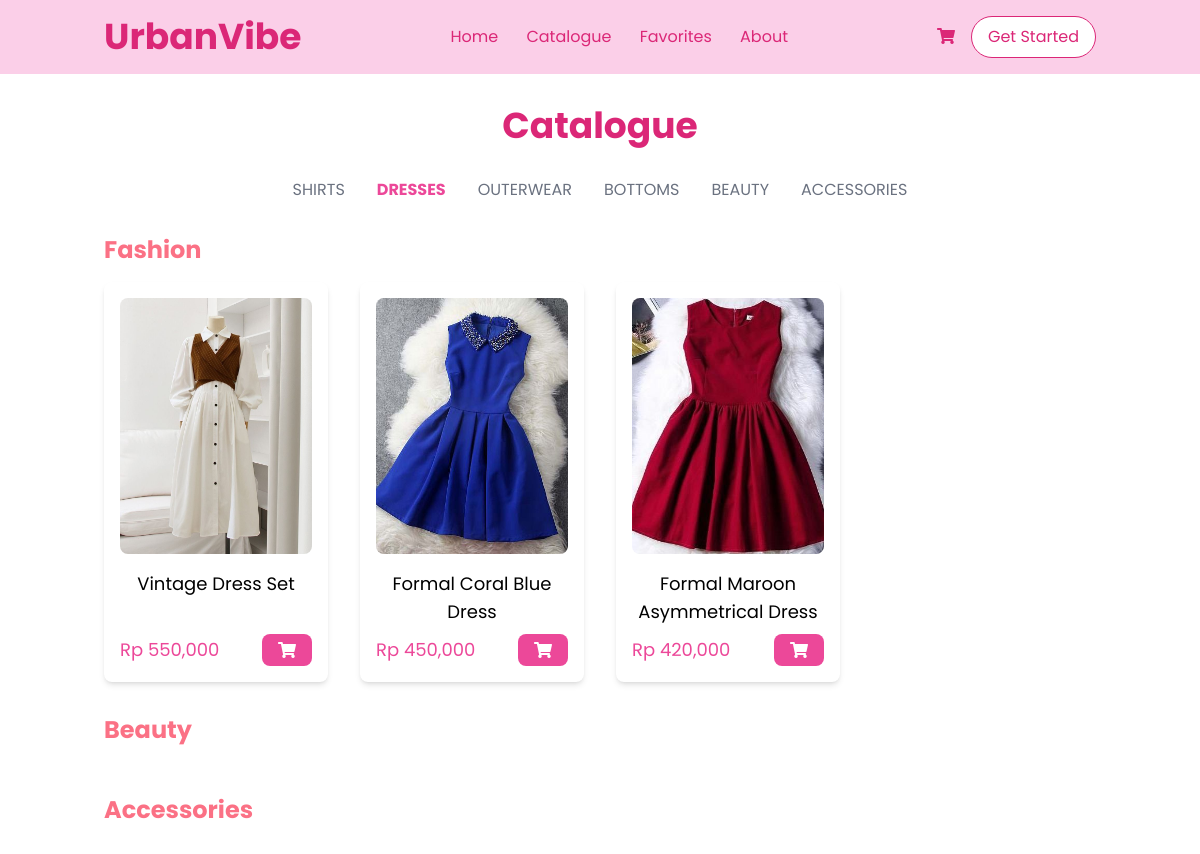
Screenshot of /catalogue/?category=fashion&subcategory=Dress with the database file from the repository.
### WebPage/models.py (models this page shows, shortened)
class Product(models.Model):
    product_id = models.AutoField(primary_key=True)
    name = models.CharField(max_length=255)
    description = models.TextField()
    price = models.PositiveIntegerField()
    stock = models.PositiveIntegerField()
    class Meta:
        abstract = True

class Fashion(Product):
    sub_category = models.CharField(max_length=20, choices=FashionSubCategory.choices)
    color = MultiSelectField(choices=COLOR_CHOICES, max_length=100)  # Allows multiple colors
    size = MultiSelectField(choices=SIZE_CHOICES, max_length=50)  # Allows multiple sizes
    fashion_type = models.CharField(max_length=15, null=True, blank=True, choices=FashionType.choices)

class ProductImage(models.Model):
    fashion = models.ForeignKey(Fashion, on_delete=models.CASCADE, related_name='images', null=True, blank=True)
    beauty = models.ForeignKey(Beauty, on_delete=models.CASCADE, related_name='images', null=True, blank=True)
    accessories = models.ForeignKey(Accessories, on_delete=models.CASCADE, related_name='images', null=True, blank=True)
    image = models.ImageField(upload_to='product_images/')

### WebPage/views.py (the view)
# urls.py: path('catalogue/', views.catalogue, name='catalogue'),
def catalogue(request):
    category = request.GET.get('category', None)  # Get category from URL query
    subcategory = request.GET.get('subcategory', None)  # Get subcategory from URL query
    if category == "fashion":
        if subcategory:
            fashion_products = Fashion.objects.filter(sub_category=subcategory)
        else:
            fashion_products = Fashion.objects.all()
        beauty_products = []
        accessories_products = []
    elif category == "beauty":
        fashion_products = []
        beauty_products = Beauty.objects.all()
        accessories_products = []
    elif category == "accessories":
        fashion_products = []
        beauty_products = []
        accessories_products = Accessories.objects.all()
    else:
        fashion_products = Fashion.objects.all()
        beauty_products = Beauty.objects.all()
        accessories_products = Accessories.objects.all()
    return render(request, "WebPage/catalogue.html", {
        "fashion_products": fashion_products,
        "beauty_products": beauty_products,
        "accessories_products": accessories_products,
    })

### templates/WebPage/catalogue.html (shortened to what this page needs)
{% extends 'base.html' %}
{% load static %}
{% load humanize %}
{% block content %}
<div class="container mx-auto px-4 py-8">
    <h1 class="text-4xl font-bold text-center text-pink-600 mb-8"><a href={% url 'catalogue' %}>Catalogue</a></h1>
<div class="flex justify-center space-x-8 mb-8">
    <a class="{% if request.GET.category == 'fashion' and request.GET.subcategory == 'Shirt' %}text-pink-500 font-bold{% else %}text-gray-500{% endif %}"
       href="{% url 'catalogue' %}?category=fashion&subcategory=Shirt">
       SHIRTS
    </a>
    <a class="{% if request.GET.category == 'fashion' and request.GET.subcategory == 'Dress' %}text-pink-500 font-bold{% else %}text-gray-500{% endif %}"
       href="{% url 'catalogue' %}?category=fashion&subcategory=Dress">
       DRESSES
    </a>
    <a class="{% if request.GET.category == 'fashion' and request.GET.subcategory == 'Outerwear' %}text-pink-500 font-bold{% else %}text-gray-500{% endif %}"
       href="{% url 'catalogue' %}?category=fashion&subcategory=Outerwear">
       OUTERWEAR
    </a>
    <a class="{% if request.GET.category == 'fashion' and request.GET.subcategory == 'Bottom' %}text-pink-500 font-bold{% else %}text-gray-500{% endif %}"
       href="{% url 'catalogue' %}?category=fashion&subcategory=Bottom">
       BOTTOMS
    </a>
    <a class="{% if request.GET.category == 'beauty' %}text-pink-500 font-bold{% else %}text-gray-500{% endif %}"
       href="{% url 'catalogue' %}?category=beauty">
       BEAUTY
    </a>
    <a class="{% if request.GET.category == 'accessories' %}text-pink-500 font-bold{% else %}text-gray-500{% endif %}"
       href="{% url 'catalogue' %}?category=accessories">
       ACCESSORIES
    </a>
</div>
    <h2 class="text-2xl font-bold text-rose-400 mb-4">Fashion</h2>
    <div class="grid grid-cols-1 sm:grid-cols-2 lg:grid-cols-4 gap-8">
        {% for product in fashion_products %}
        <div class="bg-white p-4 rounded-lg flex flex-col text-center shadow-md cursor-pointer product-card"
        data-url="{% url 'product_detail' category='fashion' pk=product.pk %}">
                {% with product.images.first as img %}
                {% if img %}
                    <img src="{{ img.image.url }}" alt="{{ product.name }}" class="w-full aspect-[3/4] object-cover mb-4 rounded-lg" />
                {% else %}
                    <div class="w-full aspect-[3/4] bg-gray-200 flex items-center justify-center mb-4 rounded-lg">
                        <span class="text-gray-400">No Image</span>
                    </div>
                {% endif %}
            {% endwith %}
            <h2 class="text-lg font-normal mb-2">{{ product.name }}</h2>
            <div class="flex justify-between items-center mt-auto">
                <p class="text-pink-500 text-lg">Rp {{ product.price|intcomma }}</p>
                <button
                    class="bg-pink-500 text-white px-4 py-2 rounded-lg flex items-center justify-center cart-button"
                    data-id="{{ product.product_id }}"
                    data-type="fashion"
                    data-name="{{ product.name }}"
                    data-price="{{ product.price }}"
                    data-sizes="{{ product.size|join:',' }}"
                    data-colors="{{ product.color|join:',' }}">
                    <i class="fas fa-shopping-cart"></i>
                </button>
            </div>
        </div>
        {% endfor %}
    </div>
    <h2 class="text-2xl font-bold text-rose-400 mt-8 mb-4">Beauty</h2>
    <h2 class="text-2xl font-bold text-rose-400 mt-8 mb-4">Accessories</h2>
</div>
{% endblock %}

### static/assets/css/styles.css (style rules this page uses)
body { font-family: 'Poppins', sans-serif; margin: 0; padding: 0; background-color: #fff; }
button { background-color: #E91E63; color: white; font-size: 14px; font-weight: 700; padding: 10px 20px; border: none; border-radius: 20px; cursor: pointer; transition: background-color 0.3s ease; }

### rows the page displays
Fashion: images.first.image (picture), name "Vintage Dress Set", price "550,000"
Fashion: images.first.image (picture), name "Formal Coral Blue Dress", price "450,000"
Fashion: images.first.image (picture), name "Formal Maroon Asymmetrical Dress", price "420,000"
